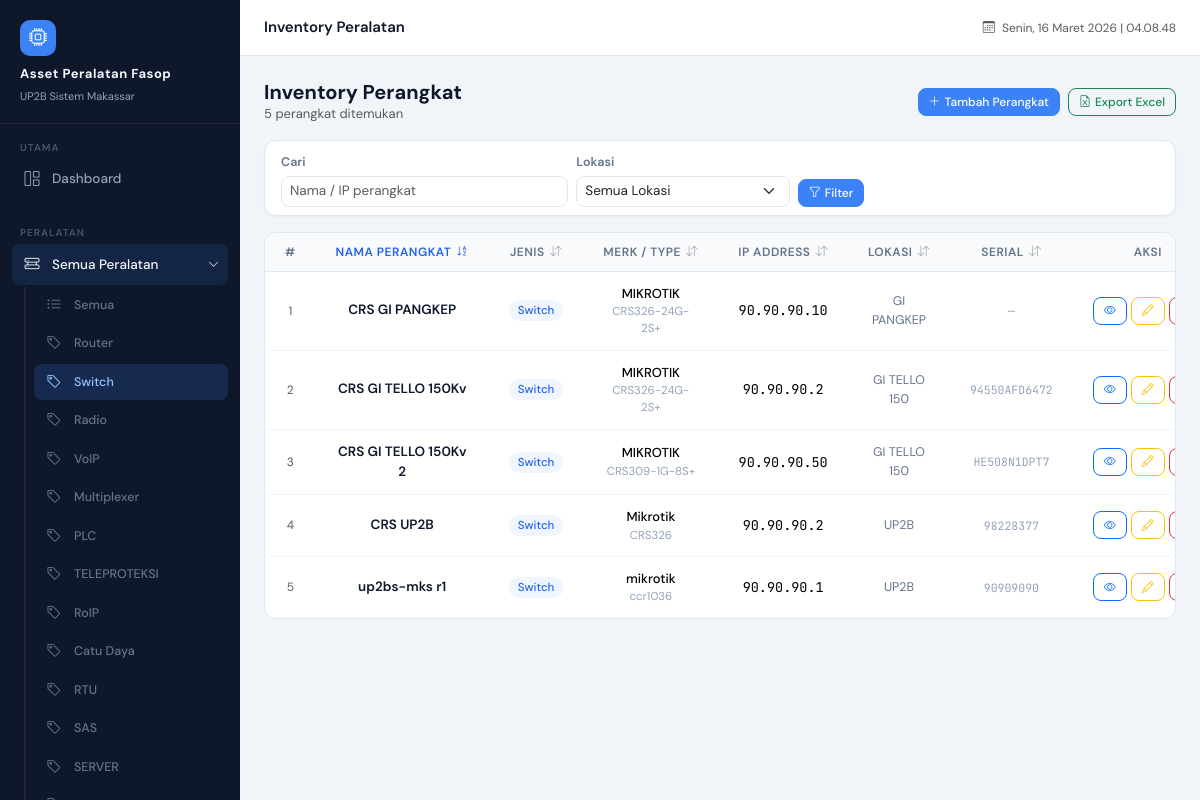
/devices/?jenis=2 (signed in), run on an earlier commit of the app's database.
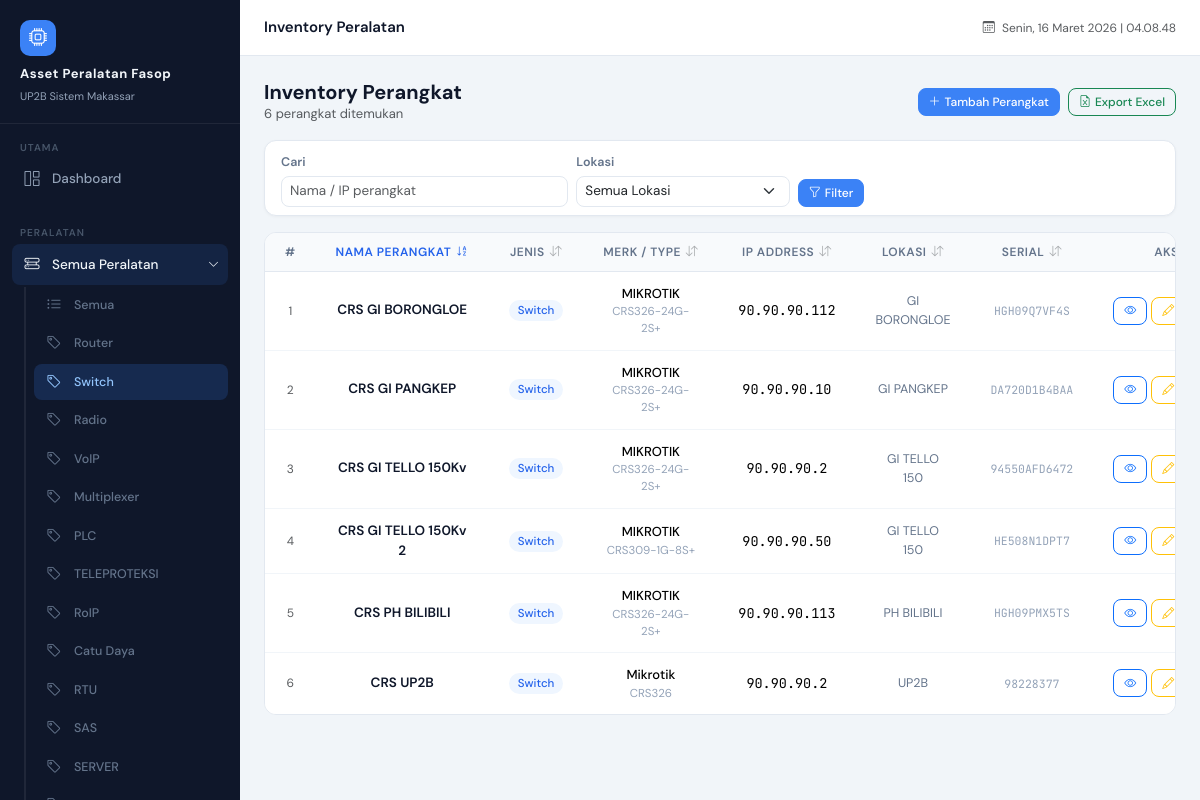
And on a later commit of the database.
### devices/models.py (models this page shows, shortened)
class DeviceType(models.Model):
    name = models.CharField(max_length=100)
    def __str__(self):
        return self.name

class Device(models.Model):
    nama = models.CharField(max_length=100)
    jenis = models.ForeignKey(
        DeviceType,
        on_delete=models.SET_NULL,
        null=True,
        blank=True
    )
    merk = models.CharField(max_length=100)
    type = models.CharField(max_length=100, blank=True, null=True)
    serial_number = models.CharField(max_length=100, blank=True, null=True)
    firmware_version = models.CharField(max_length=100, blank=True, null=True)
    ip_address = models.GenericIPAddressField(blank=True, null=True)
    lokasi = models.CharField(max_length=150)
    keterangan = models.TextField(blank=True, null=True)
    foto = models.ImageField(upload_to='device_photos/', blank=True, null=True)
    foto2 = models.ImageField(upload_to='device_photos/', blank=True, null=True, verbose_name='Foto 2')
    created_at = models.DateTimeField(auto_now_add=True)
    created_by = models.ForeignKey(
        User,
        on_delete=models.SET_NULL,
        null=True,
        blank=True,
        related_name='created_devices',
        verbose_name='Ditambahkan oleh'
    )
    deleted_by = models.ForeignKey(
        User,
        on_delete=models.SET_NULL,
        null=True,
        blank=True,
        related_name='deleted_devices'
    )
    is_deleted = models.BooleanField(default=False)
    spesifikasi = models.JSONField(blank=True, null=True, default=dict)  # ← tambahan

### devices/views.py (the view)
# urls.py: path('devices/', views.device_list, name='device_list'),
@login_required
def device_list(request):
    jenis_id = request.GET.get('jenis')
    search = request.GET.get('q') or ''
    lokasi = request.GET.get('lokasi')
    sort = request.GET.get('sort', 'nama')
    direction = request.GET.get('dir', 'asc')
    devices = Device.objects.filter(is_deleted=False)
    if jenis_id:
        devices = devices.filter(jenis_id=jenis_id)
    if search:
        devices = devices.filter(
            Q(nama__icontains=search) |
            Q(ip_address__icontains=search)
        )
    if lokasi:
        devices = devices.filter(lokasi=lokasi)
    SORT_FIELDS = {
        'nama': 'nama',
        'jenis': 'jenis__name',
        'merk': 'merk',
        'ip': 'ip_address',
        'lokasi': 'lokasi',
        'serial': 'serial_number',
    }
    order_field = SORT_FIELDS.get(sort, 'nama')
    if direction == 'desc':
        order_field = '-' + order_field
    devices = devices.order_by(order_field)
    lokasi_list = (
        Device.objects
        .filter(is_deleted=False)
        .exclude(lokasi__isnull=True)
        .exclude(lokasi__exact='')
        .exclude(lokasi__iexact='none')
        .annotate(lokasi_clean=Trim('lokasi'))
        .values_list('lokasi_clean', flat=True)
        .distinct()
        .order_by('lokasi_clean')
    )
    return render(request, 'devices/device_list.html', {
        'devices': devices,
        'search': search,
        'selected_jenis': jenis_id,
        'lokasi_list': lokasi_list,
        'selected_lokasi': lokasi,
        'current_sort': sort,
        'current_dir': direction,
    })

### devices/context_processors.py (called while the page is built)
def device_types(request):
    all_types = list(DeviceType.objects.all())
    def sort_key(dt):
        name_lower = dt.name.strip().lower()
        for i, ordered_name in enumerate(DEVICE_TYPE_ORDER):
            if ordered_name.lower() == name_lower:
                return i
        return len(DEVICE_TYPE_ORDER)  # yang tidak ada di list, taruh di bawah
    all_types.sort(key=sort_key)
    return {
        'navbar_device_types': all_types
    }

def lokasi_list(request):
    lokasi = (
        Device.objects
        .filter(is_deleted=False)
        .exclude(lokasi__isnull=True)
        .exclude(lokasi__exact='')
        .exclude(lokasi__iexact='none')
        .annotate(lokasi_clean=Trim('lokasi'))
        .values_list('lokasi_clean', flat=True)
        .distinct()
        .order_by('lokasi_clean')
    )
    return {
        'navbar_lokasi_list': lokasi
    }

### devices/templates/devices/device_list.html (shortened to what the changed rows need)
{% extends 'base.html' %}
{% block content %}
<div class="d-flex align-items-center justify-content-between mb-3 flex-wrap gap-2">
    <div>
        <h2 class="mb-0" style="font-size:20px;font-weight:700;">
            Inventory Perangkat
        </h2>
        <p class="text-muted mb-0" style="font-size:13px;">{{ devices|length }} perangkat ditemukan</p>
    </div>
</div>
<div class="table-card">
    <div class="table-responsive">
        <table class="table">
            <thead>
                <tr style="text-align: center;">
                    <th>#</th>
                    <th class="sort-th {% if current_sort == 'nama' %}sort-active{% endif %}">
                        <a href="?{% if current_sort == 'nama' and current_dir == 'asc' %}sort=nama&dir=desc{% else %}sort=nama&dir=asc{% endif %}{% if selected_jenis %}&jenis={{ selected_jenis }}{% endif %}" class="sort-link">
                            Nama Perangkat
                            <span class="sort-icon">{% if current_sort == 'nama' %}{% if current_dir == 'asc' %}<i class="bi bi-sort-alpha-down"></i>{% else %}<i class="bi bi-sort-alpha-up"></i>{% endif %}{% else %}<i class="bi bi-arrow-down-up text-muted opacity-50"></i>{% endif %}</span>
                        </a>
                    </th>
                    <th class="sort-th {% if current_sort == 'jenis' %}sort-active{% endif %}">
                        <a href="?{% if current_sort == 'jenis' and current_dir == 'asc' %}sort=jenis&dir=desc{% else %}sort=jenis&dir=asc{% endif %}{% if selected_jenis %}&jenis={{ selected_jenis }}{% endif %}" class="sort-link">
                            Jenis
                            <span class="sort-icon">{% if current_sort == 'jenis' %}{% if current_dir == 'asc' %}<i class="bi bi-sort-alpha-down"></i>{% else %}<i class="bi bi-sort-alpha-up"></i>{% endif %}{% else %}<i class="bi bi-arrow-down-up text-muted opacity-50"></i>{% endif %}</span>
                        </a>
                    </th>
                    <th class="sort-th {% if current_sort == 'merk' %}sort-active{% endif %}">
                        <a href="?{% if current_sort == 'merk' and current_dir == 'asc' %}sort=merk&dir=desc{% else %}sort=merk&dir=asc{% endif %}{% if selected_jenis %}&jenis={{ selected_jenis }}{% endif %}" class="sort-link">
                            Merk / Type
                            <span class="sort-icon">{% if current_sort == 'merk' %}{% if current_dir == 'asc' %}<i class="bi bi-sort-alpha-down"></i>{% else %}<i class="bi bi-sort-alpha-up"></i>{% endif %}{% else %}<i class="bi bi-arrow-down-up text-muted opacity-50"></i>{% endif %}</span>
                        </a>
                    </th>
                    <th class="sort-th {% if current_sort == 'ip' %}sort-active{% endif %}">
                        <a href="?{% if current_sort == 'ip' and current_dir == 'asc' %}sort=ip&dir=desc{% else %}sort=ip&dir=asc{% endif %}{% if selected_jenis %}&jenis={{ selected_jenis }}{% endif %}" class="sort-link">
                            IP Address
                            <span class="sort-icon">{% if current_sort == 'ip' %}{% if current_dir == 'asc' %}<i class="bi bi-sort-alpha-down"></i>{% else %}<i class="bi bi-sort-alpha-up"></i>{% endif %}{% else %}<i class="bi bi-arrow-down-up text-muted opacity-50"></i>{% endif %}</span>
                        </a>
                    </th>
                    <th class="sort-th {% if current_sort == 'lokasi' %}sort-active{% endif %}">
                        <a href="?{% if current_sort == 'lokasi' and current_dir == 'asc' %}sort=lokasi&dir=desc{% else %}sort=lokasi&dir=asc{% endif %}{% if selected_jenis %}&jenis={{ selected_jenis }}{% endif %}" class="sort-link">
                            Lokasi
                            <span class="sort-icon">{% if current_sort == 'lokasi' %}{% if current_dir == 'asc' %}<i class="bi bi-sort-alpha-down"></i>{% else %}<i class="bi bi-sort-alpha-up"></i>{% endif %}{% else %}<i class="bi bi-arrow-down-up text-muted opacity-50"></i>{% endif %}</span>
                        </a>
                    </th>
                    <th class="sort-th {% if current_sort == 'serial' %}sort-active{% endif %}">
                        <a href="?{% if current_sort == 'serial' and current_dir == 'asc' %}sort=serial&dir=desc{% else %}sort=serial&dir=asc{% endif %}{% if selected_jenis %}&jenis={{ selected_jenis }}{% endif %}" class="sort-link">
                            Serial
                            <span class="sort-icon">{% if current_sort == 'serial' %}{% if current_dir == 'asc' %}<i class="bi bi-sort-alpha-down"></i>{% else %}<i class="bi bi-sort-alpha-up"></i>{% endif %}{% else %}<i class="bi bi-arrow-down-up text-muted opacity-50"></i>{% endif %}</span>
                        </a>
                    </th>
                    <th>Aksi</th>
                </tr>
            </thead>
            <tbody>
                {% for d in devices %}
                <tr style="text-align:center;vertical-align:middle;">
                    <td class="text-muted" style="font-size:12px;">{{ forloop.counter }}</td>
                    <td>
                        <a href="{% url 'device_view' d.id %}" class="text-decoration-none" style="font-size:13.5px;font-weight:600;color:#0f172a;">
                            {{ d.nama }}
                        </a>
                    </td>
                    <td>
                        {% if d.jenis %}
                        <span style="font-size:11.5px;background:#eff6ff;color:#2563eb;padding:3px 9px;border-radius:20px;font-weight:500;white-space:nowrap;">
                            {{ d.jenis }}
                        </span>
                        {% else %}<span class="text-muted">—</span>{% endif %}
                    </td>
                    <td>
                        <div style="font-size:13px;font-weight:500;">{{ d.merk|default:"—" }}</div>
                        <div style="font-size:11.5px;color:#94a3b8;">{{ d.type|default:"" }}</div>
                    </td>
                    <td class="mono">{{ d.ip_address|default:"—" }}</td>
                    <td style="font-size:12.5px;color:#64748b;">{{ d.lokasi|default:"—" }}</td>
                    <td class="mono" style="font-size:11.5px;color:#94a3b8;">{{ d.serial_number|default:"—" }}</td>
                    <td>
                        <div class="d-flex gap-1 justify-content-center">
                            <a href="{% url 'device_view' d.id %}" class="btn btn-sm btn-outline-primary" title="Detail">
                                <i class="bi bi-eye"></i>
                            </a>
                            <a href="{% url 'device_edit' d.id %}" class="btn btn-sm btn-outline-warning" title="Edit">
                                <i class="bi bi-pencil"></i>
                            </a>
                            <button class="btn btn-sm btn-outline-danger" title="Hapus"
                                    onclick="confirmDelete('{% url 'device_delete' d.id %}', '{{ d.nama }}')">
                            </button>
                        </div>
                    </td>
                </tr>
                {% endfor %}
            </tbody>
        </table>
    </div>
</div>
{% endblock %}

### devices/templates/base.html (shortened to what this page needs)
<!DOCTYPE html>
<html lang="id">
<head>
    <link href="https://cdn.jsdelivr.net/npm/bootstrap@5.3.2/dist/css/bootstrap.min.css" rel="stylesheet">
    <link href="https://cdn.jsdelivr.net/npm/bootstrap-icons@1.11.3/font/bootstrap-icons.css" rel="stylesheet">
</head>
<body>
<div id="sidebar">
    <div class="sidebar-brand">
        <div class="brand-icon"><i class="bi bi-cpu"></i></div>
        <h6>Asset Peralatan Fasop</h6>
        <small>UP2B Sistem Makassar</small>
    </div>
    <div class="sidebar-section">
        <div class="sidebar-section-label">Utama</div>
        <a href="{% url 'dashboard' %}" class="sidebar-link {% if request.resolver_match.url_name == 'dashboard' %}active{% endif %}">
            <span class="si-icon"><i class="bi bi-grid-1x2"></i></span>
            Dashboard
        </a>
    </div>
    <div class="sidebar-section">
        <div class="sidebar-section-label">Peralatan</div>
        {% with url_name=request.resolver_match.url_name jenis_param=request.GET.jenis %}
        <button class="sidebar-link sidebar-group-toggle w-100 text-start border-0
            {% if 'device' in url_name or url_name == 'lokasi_list' %}active open{% endif %}"
            data-target="submenu-peralatan" type="button">
            <span class="si-icon"><i class="bi bi-hdd-rack"></i></span>
            Semua Peralatan
            <i class="bi bi-chevron-right sidebar-toggle-btn ms-auto"></i>
        </button>
        <div class="sidebar-submenu {% if 'device' in url_name or url_name == 'lokasi_list' %}open{% endif %}"
             id="submenu-peralatan">
            <a href="{% url 'device_list' %}"
               class="sidebar-link {% if url_name == 'device_list' and not jenis_param %}active{% endif %}">
                <span class="si-icon"><i class="bi bi-list-ul"></i></span>
                Semua
            </a>
            {% for jenis in navbar_device_types %}
            {% with jenis_id_str=jenis.id|stringformat:"s" %}
            <a href="{% url 'device_list' %}?jenis={{ jenis.id }}"
               class="sidebar-link
               {% if url_name == 'device_list' and jenis_param == jenis_id_str %}active{% endif %}
               {% if url_name == 'device_view' and active_device_jenis_id == jenis.id %}active{% endif %}">
                <span class="si-icon"><i class="bi bi-tag"></i></span>
                {{ jenis.name }}
            </a>
            {% endwith %}
            {% endfor %}
        </div>
        {% endwith %}
    </div>
</div>
<div id="main-content">
    <div id="topbar">
        <span class="topbar-title">{% block page_title %}{% endblock %}</span>
        <div class="topbar-right">
            <span class="text-muted" style="font-size:12px;">
                <i class="bi bi-calendar3 me-1"></i>
                <span id="topbar-date"></span>
            </span>
        </div>
    </div>
    <div class="page-content">
        {% block content %}{% endblock %}
    </div>
</div>
</body>
</html>

What changed in the data, as far as the page shows it:
no longer on this page (row edited): Device: nama "up2bs-mks r1", jenis "Switch", merk "mikrotik", type "ccr1036", ip_address "90.90.90.1", lokasi "UP2B", serial_number "90909090"
added Device: nama "CRS GI BORONGLOE", jenis "Switch", merk "MIKROTIK", type "CRS326-24G-2S+", ip_address "90.90.90.112", lokasi "GI BORONGLOE", serial_number "HGH09Q7VF4S"
changed Device "CRS GI PANGKEP": serial_number "—" → "DA720D1B4BAA"
added Device: nama "CRS PH BILIBILI", jenis "Switch", merk "MIKROTIK", type "CRS326-24G-2S+", ip_address "90.90.90.113", lokasi "PH BILIBILI", serial_number "HGH09PMX5TS"
Also different on the page:
{{ devices|length }}: "5" → "6"
